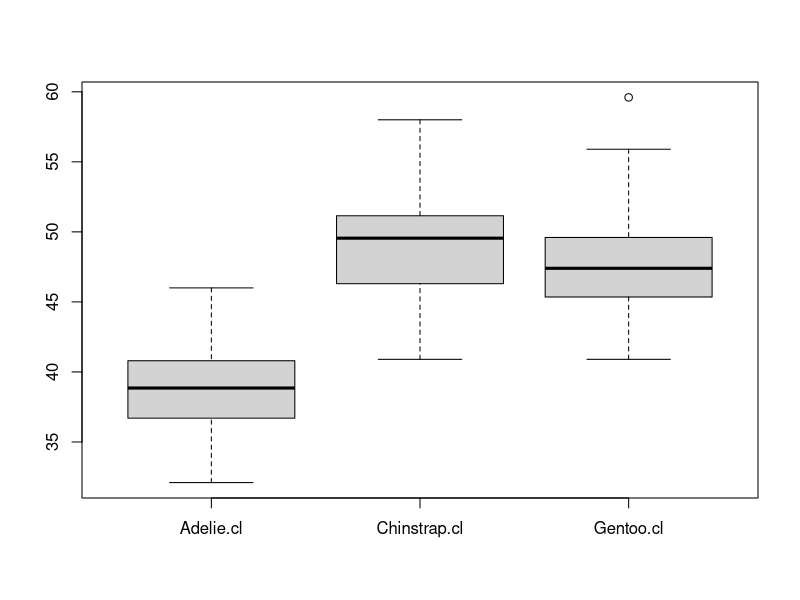
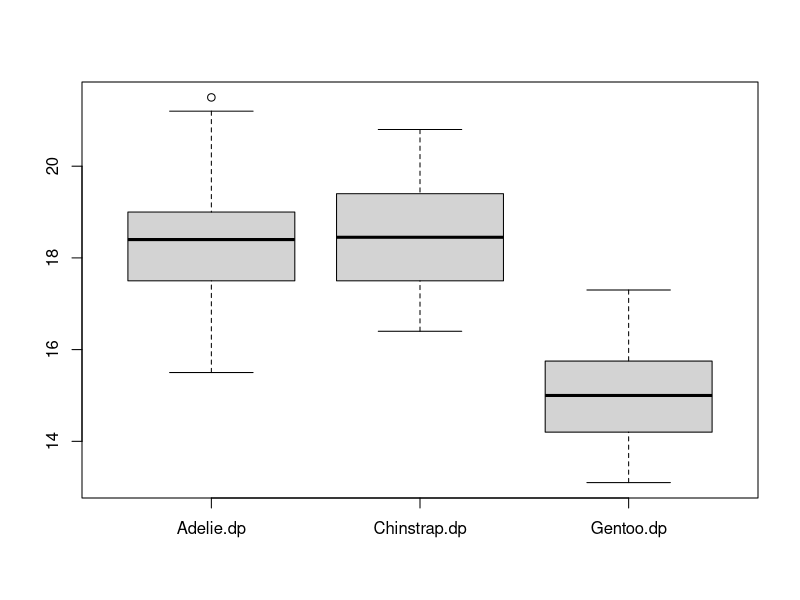
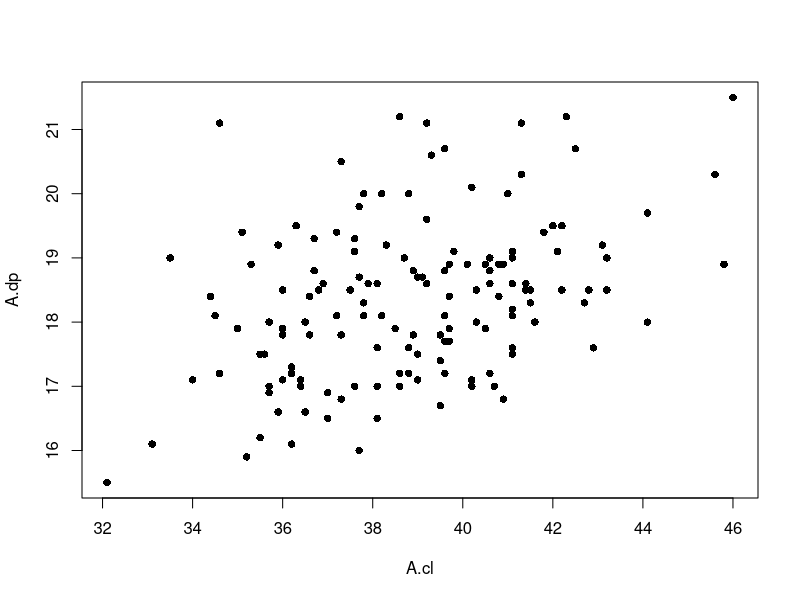
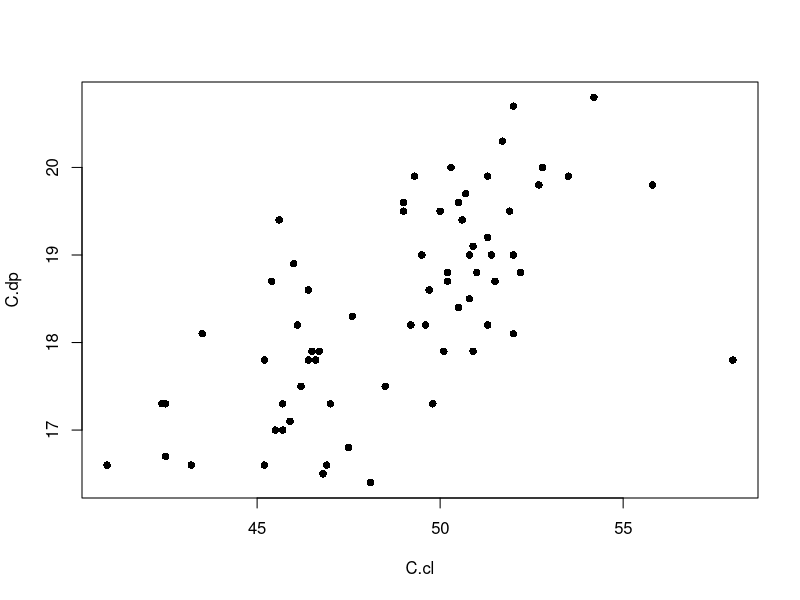
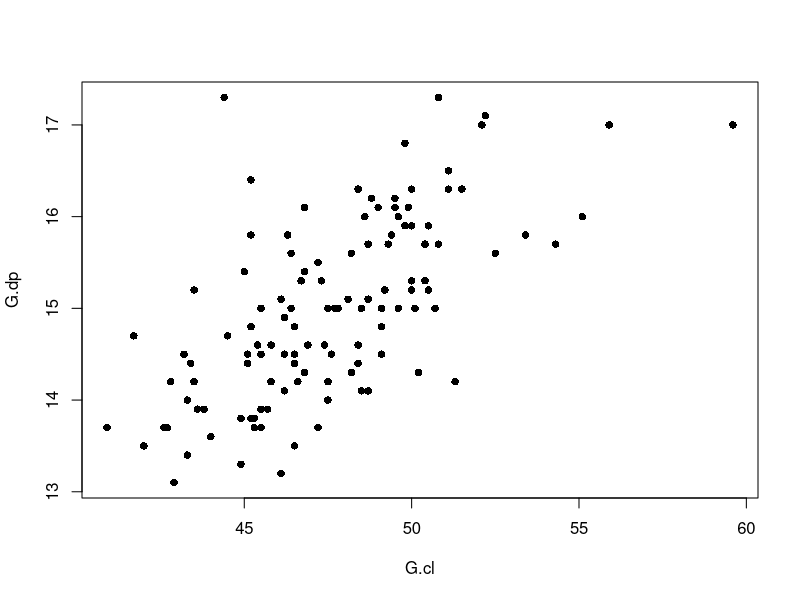

Here is the R script that generated these plots, in order:
#ファイル読み込む
penguins<-read.csv("penguins.csv")
cl <- penguins$culmen_length_mm
sp<-penguins$species
#くちばしの長さを取り出す
A.cl<-subset(penguins$culmen_length_mm,penguins$species=="Adelie")
C.cl<-subset(penguins$culmen_length_mm,penguins$species=="Chinstrap")
G.cl<-subset(penguins$culmen_length_mm,penguins$species=="Gentoo")
#ボックスプロットする
boxplot(A.cl,C.cl,G.cl, names=c("Adelie.cl","Chinstrap.cl","Gentoo.cl"))
# 分散検定を用いてH0: A.cl=C.cl=G.cl
res<-aov(cl ~ sp)
summary(res)
# 3つの種類のペンギン嘴の長さの平均値が同じであるかどうかを分散分析して検定
# p-value = 2e-16 = 2×10^(-16)  < 0.05  -->  H0は棄却域にあるため棄却

#くちばしの深さを取り出す
dp <- penguins$culmen_depth_mm
sp<-penguins$species
A.dp<-subset(penguins$culmen_depth_mm,penguins$species=="Adelie")
C.dp<-subset(penguins$culmen_depth_mm,penguins$species=="Chinstrap")
G.dp<-subset(penguins$culmen_depth_mm,penguins$species=="Gentoo")
boxplot(A.dp,C.dp,G.dp, names=c("Adelie.dp","Chinstrap.dp","Gentoo.dp"))

#深さと長さのそれぞれのプロット
plot(A.cl, A.dp, pch=16, cex=1)
plot(C.cl, C.dp, pch=16, cex=1)
plot(G.cl, G.dp, pch=16, cex=1)

# 相関係数の検定
# H0: 相関係数が0
cor(A.cl, A.dp) #0.3858132
cor(C.cl, C.dp) #0.6535362
cor(G.cl, G.dp) #0.6540233
cor.test(A.cl, A.dp)#p-value = 1.515e-06
cor.test(C.cl, C.dp)#p-value = 1.526e-09
cor.test(G.cl, G.dp)#p-value = 7.337e-16
# p-value =  < 0.05 --> H0を棄却


#２標本検定subsetを使ってsexとbody_mass_gを絞り込む
m.mg<-subset(penguins$body_mass_g,penguins$species=="Gentoo"&penguins$sex=="MALE")
f.mg<-subset(penguins$body_mass_g,penguins$species=="Gentoo"&penguins$sex=="FEMALE")
#m.mg,f.mgをそれぞれ検定
t.test(m.mg, f.mg, alternative = "greater", var.equal = TRUE) # mu1 > mu2
# p-value < 2.2e-16 < 0.05 --> H0棄却
t.test(m.mg, f.mg, var.equal = TRUE) # mu1 not equal mu2
# p-value < 2.2e-16 < 0.05 --> H0棄却
t.test(m.mg, f.mg, alternative = "less", var.equal = TRUE) # mu1 < mu2
# p-value = 1 > 0.05 --> H0を棄却しない
#このためm.mg<f.mgは棄却できない
